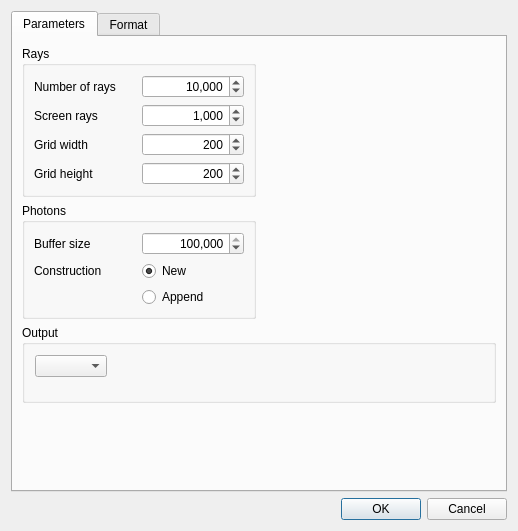
<?xml version="1.0" encoding="UTF-8"?>
<ui version="4.0">
 <class>RayTracingDialog</class>
 <widget class="QDialog" name="RayTracingDialog">
  <property name="geometry">
   <rect>
    <x>0</x>
    <y>0</y>
    <width>518</width>
    <height>531</height>
   </rect>
  </property>
  <property name="windowTitle">
   <string>Ray tracing</string>
  </property>
  <layout class="QVBoxLayout" name="mainLayout">
   <item>
    <widget class="QTabWidget" name="tabWidget">
     <property name="currentIndex">
      <number>0</number>
     </property>
     <widget class="QWidget" name="parameters">
      <attribute name="title">
       <string>Parameters</string>
      </attribute>
      <layout class="QGridLayout" name="gridLayout" columnstretch="0,0">
       <item row="4" column="0">
        <spacer name="verticalSpacer">
         <property name="orientation">
          <enum>Qt::Vertical</enum>
         </property>
         <property name="sizeHint" stdset="0">
          <size>
           <width>20</width>
           <height>40</height>
          </size>
         </property>
        </spacer>
       </item>
       <item row="1" column="0">
        <widget class="QGroupBox" name="raysGroup">
         <property name="title">
          <string>Rays</string>
         </property>
         <layout class="QGridLayout" name="gridLayout_5">
          <item row="1" column="1">
           <widget class="QSpinBox" name="raysScreenSpin">
            <property name="alignment">
             <set>Qt::AlignRight|Qt::AlignTrailing|Qt::AlignVCenter</set>
            </property>
            <property name="showGroupSeparator" stdset="0">
             <bool>true</bool>
            </property>
            <property name="maximum">
             <number>1000000</number>
            </property>
            <property name="value">
             <number>1000</number>
            </property>
           </widget>
          </item>
          <item row="4" column="0">
           <widget class="QLabel" name="raysPlaneHeightLabel">
            <property name="text">
             <string>Grid height</string>
            </property>
           </widget>
          </item>
          <item row="1" column="0">
           <widget class="QLabel" name="raysScreenLabel">
            <property name="text">
             <string>Screen rays</string>
            </property>
           </widget>
          </item>
          <item row="3" column="1">
           <widget class="QSpinBox" name="raysPlaneWidthSpin">
            <property name="alignment">
             <set>Qt::AlignRight|Qt::AlignTrailing|Qt::AlignVCenter</set>
            </property>
            <property name="minimum">
             <number>1</number>
            </property>
            <property name="maximum">
             <number>5000</number>
            </property>
            <property name="singleStep">
             <number>50</number>
            </property>
            <property name="value">
             <number>200</number>
            </property>
           </widget>
          </item>
          <item row="3" column="0">
           <widget class="QLabel" name="raysPlaneWidthLabel">
            <property name="text">
             <string>Grid width</string>
            </property>
           </widget>
          </item>
          <item row="4" column="1">
           <widget class="QSpinBox" name="raysPlaneHeightSpin">
            <property name="alignment">
             <set>Qt::AlignRight|Qt::AlignTrailing|Qt::AlignVCenter</set>
            </property>
            <property name="minimum">
             <number>1</number>
            </property>
            <property name="maximum">
             <number>5000</number>
            </property>
            <property name="singleStep">
             <number>50</number>
            </property>
            <property name="value">
             <number>200</number>
            </property>
           </widget>
          </item>
          <item row="0" column="1">
           <widget class="QSpinBox" name="raysNumberSpin">
            <property name="alignment">
             <set>Qt::AlignRight|Qt::AlignTrailing|Qt::AlignVCenter</set>
            </property>
            <property name="showGroupSeparator" stdset="0">
             <bool>true</bool>
            </property>
            <property name="minimum">
             <number>1</number>
            </property>
            <property name="maximum">
             <number>999999999</number>
            </property>
            <property name="singleStep">
             <number>10000</number>
            </property>
            <property name="value">
             <number>10000</number>
            </property>
           </widget>
          </item>
          <item row="0" column="0">
           <widget class="QLabel" name="raysNumberLabel">
            <property name="text">
             <string>Number of rays</string>
            </property>
           </widget>
          </item>
         </layout>
        </widget>
       </item>
       <item row="3" column="0" colspan="2">
        <widget class="QGroupBox" name="outputGroup">
         <property name="title">
          <string>Output</string>
         </property>
         <layout class="QGridLayout" name="typeStoreLayout">
          <property name="leftMargin">
           <number>10</number>
          </property>
          <property name="topMargin">
           <number>10</number>
          </property>
          <property name="rightMargin">
           <number>10</number>
          </property>
          <property name="bottomMargin">
           <number>10</number>
          </property>
          <property name="spacing">
           <number>10</number>
          </property>
          <item row="0" column="0">
           <widget class="QComboBox" name="storeTypeCombo"/>
          </item>
          <item row="0" column="1">
           <spacer name="horizontalSpacer">
            <property name="orientation">
             <enum>Qt::Horizontal</enum>
            </property>
            <property name="sizeHint" stdset="0">
             <size>
              <width>40</width>
              <height>20</height>
             </size>
            </property>
           </spacer>
          </item>
          <item row="2" column="0" colspan="2">
           <widget class="QStackedWidget" name="parametersWidget"/>
          </item>
         </layout>
        </widget>
       </item>
       <item row="2" column="0">
        <widget class="QGroupBox" name="photonGroup">
         <property name="title">
          <string>Photons</string>
         </property>
         <layout class="QGridLayout" name="gridLayout_3">
          <item row="1" column="1">
           <widget class="QRadioButton" name="photonBufferNewRadio">
            <property name="text">
             <string>New</string>
            </property>
            <property name="checked">
             <bool>true</bool>
            </property>
           </widget>
          </item>
          <item row="1" column="0">
           <widget class="QLabel" name="photonBufferLabel">
            <property name="text">
             <string>Construction</string>
            </property>
           </widget>
          </item>
          <item row="0" column="0">
           <widget class="QLabel" name="photonBufferSizeLabel">
            <property name="text">
             <string>Buffer size</string>
            </property>
           </widget>
          </item>
          <item row="0" column="1">
           <widget class="QSpinBox" name="photonBufferSizeSpin">
            <property name="alignment">
             <set>Qt::AlignRight|Qt::AlignTrailing|Qt::AlignVCenter</set>
            </property>
            <property name="showGroupSeparator" stdset="0">
             <bool>true</bool>
            </property>
            <property name="minimum">
             <number>1</number>
            </property>
            <property name="maximum">
             <number>99999999</number>
            </property>
            <property name="singleStep">
             <number>100000</number>
            </property>
            <property name="value">
             <number>1000000</number>
            </property>
           </widget>
          </item>
          <item row="2" column="1">
           <widget class="QRadioButton" name="photonBufferAppendRadio">
            <property name="text">
             <string>Append</string>
            </property>
           </widget>
          </item>
         </layout>
        </widget>
       </item>
      </layout>
     </widget>
     <widget class="QWidget" name="format">
      <attribute name="title">
       <string>Format</string>
      </attribute>
      <layout class="QVBoxLayout" name="verticalLayout_2" stretch="1,0">
       <item>
        <widget class="QGroupBox" name="surfacesGroup">
         <property name="title">
          <string>Surfaces</string>
         </property>
         <layout class="QGridLayout" name="gridLayout_2">
          <item row="3" column="1" rowspan="5">
           <widget class="QListWidget" name="surfacesListWidget"/>
          </item>
          <item row="2" column="0">
           <widget class="QRadioButton" name="surfaceSelectedRadio">
            <property name="text">
             <string>Selected</string>
            </property>
            <property name="checked">
             <bool>false</bool>
            </property>
            <property name="autoExclusive">
             <bool>true</bool>
            </property>
           </widget>
          </item>
          <item row="1" column="0">
           <widget class="QRadioButton" name="surfaceAllRadio">
            <property name="text">
             <string>All</string>
            </property>
            <property name="checked">
             <bool>true</bool>
            </property>
           </widget>
          </item>
          <item row="4" column="3">
           <widget class="QPushButton" name="surfaceDeleteButton">
            <property name="enabled">
             <bool>false</bool>
            </property>
            <property name="text">
             <string>Delete</string>
            </property>
           </widget>
          </item>
          <item row="3" column="3">
           <widget class="QPushButton" name="surfaceAddButton">
            <property name="enabled">
             <bool>false</bool>
            </property>
            <property name="sizePolicy">
             <sizepolicy hsizetype="Fixed" vsizetype="Fixed">
              <horstretch>0</horstretch>
              <verstretch>0</verstretch>
             </sizepolicy>
            </property>
            <property name="text">
             <string>Add...</string>
            </property>
            <property name="checkable">
             <bool>false</bool>
            </property>
            <property name="autoExclusive">
             <bool>false</bool>
            </property>
           </widget>
          </item>
          <item row="6" column="3">
           <spacer name="verticalSpacer_2">
            <property name="orientation">
             <enum>Qt::Vertical</enum>
            </property>
            <property name="sizeHint" stdset="0">
             <size>
              <width>20</width>
              <height>40</height>
             </size>
            </property>
           </spacer>
          </item>
         </layout>
        </widget>
       </item>
       <item>
        <widget class="QGroupBox" name="photonsGroup">
         <property name="title">
          <string>Photons</string>
         </property>
         <layout class="QGridLayout" name="gridLayout_4">
          <item row="1" column="0">
           <widget class="QCheckBox" name="saveCoordinatesCheck">
            <property name="text">
             <string>Coordinates</string>
            </property>
            <property name="checked">
             <bool>true</bool>
            </property>
           </widget>
          </item>
          <item row="7" column="0">
           <widget class="QCheckBox" name="saveSurfaceCheck">
            <property name="text">
             <string>Surface identifier</string>
            </property>
            <property name="checked">
             <bool>true</bool>
            </property>
           </widget>
          </item>
          <item row="8" column="0" colspan="3">
           <widget class="QCheckBox" name="saveSideCheck">
            <property name="text">
             <string>Surface side</string>
            </property>
            <property name="checked">
             <bool>true</bool>
            </property>
           </widget>
          </item>
          <item row="9" column="0" colspan="3">
           <widget class="QCheckBox" name="savePhotonsCheck">
            <property name="text">
             <string>Previous and next photon identifiers</string>
            </property>
            <property name="checked">
             <bool>true</bool>
            </property>
           </widget>
          </item>
          <item row="3" column="0">
           <layout class="QVBoxLayout" name="verticalLayout">
            <property name="leftMargin">
             <number>24</number>
            </property>
            <item>
             <widget class="QRadioButton" name="saveGlobalRadio">
              <property name="text">
               <string>Global</string>
              </property>
              <property name="checked">
               <bool>true</bool>
              </property>
             </widget>
            </item>
            <item>
             <widget class="QRadioButton" name="saveLocalRadio">
              <property name="text">
               <string>Local</string>
              </property>
             </widget>
            </item>
           </layout>
          </item>
         </layout>
        </widget>
       </item>
      </layout>
     </widget>
    </widget>
   </item>
   <item>
    <widget class="QDialogButtonBox" name="buttonBox">
     <property name="standardButtons">
      <set>QDialogButtonBox::Cancel|QDialogButtonBox::Ok</set>
     </property>
    </widget>
   </item>
  </layout>
 </widget>
 <resources/>
 <connections>
  <connection>
   <sender>buttonBox</sender>
   <signal>accepted()</signal>
   <receiver>RayTracingDialog</receiver>
   <slot>accept()</slot>
   <hints>
    <hint type="sourcelabel">
     <x>403</x>
     <y>521</y>
    </hint>
    <hint type="destinationlabel">
     <x>428</x>
     <y>229</y>
    </hint>
   </hints>
  </connection>
  <connection>
   <sender>buttonBox</sender>
   <signal>rejected()</signal>
   <receiver>RayTracingDialog</receiver>
   <slot>reject()</slot>
   <hints>
    <hint type="sourcelabel">
     <x>425</x>
     <y>521</y>
    </hint>
    <hint type="destinationlabel">
     <x>445</x>
     <y>273</y>
    </hint>
   </hints>
  </connection>
  <connection>
   <sender>saveCoordinatesCheck</sender>
   <signal>toggled(bool)</signal>
   <receiver>saveGlobalRadio</receiver>
   <slot>setEnabled(bool)</slot>
   <hints>
    <hint type="sourcelabel">
     <x>177</x>
     <y>352</y>
    </hint>
    <hint type="destinationlabel">
     <x>176</x>
     <y>376</y>
    </hint>
   </hints>
  </connection>
  <connection>
   <sender>saveCoordinatesCheck</sender>
   <signal>toggled(bool)</signal>
   <receiver>saveLocalRadio</receiver>
   <slot>setEnabled(bool)</slot>
   <hints>
    <hint type="sourcelabel">
     <x>177</x>
     <y>352</y>
    </hint>
    <hint type="destinationlabel">
     <x>176</x>
     <y>399</y>
    </hint>
   </hints>
  </connection>
  <connection>
   <sender>surfaceAllRadio</sender>
   <signal>toggled(bool)</signal>
   <receiver>savePhotonsCheck</receiver>
   <slot>setEnabled(bool)</slot>
   <hints>
    <hint type="sourcelabel">
     <x>61</x>
     <y>71</y>
    </hint>
    <hint type="destinationlabel">
     <x>209</x>
     <y>462</y>
    </hint>
   </hints>
  </connection>
  <connection>
   <sender>surfaceSelectedRadio</sender>
   <signal>toggled(bool)</signal>
   <receiver>surfaceAddButton</receiver>
   <slot>setEnabled(bool)</slot>
   <hints>
    <hint type="sourcelabel">
     <x>62</x>
     <y>93</y>
    </hint>
    <hint type="destinationlabel">
     <x>463</x>
     <y>125</y>
    </hint>
   </hints>
  </connection>
  <connection>
   <sender>surfaceSelectedRadio</sender>
   <signal>toggled(bool)</signal>
   <receiver>surfaceDeleteButton</receiver>
   <slot>setEnabled(bool)</slot>
   <hints>
    <hint type="sourcelabel">
     <x>75</x>
     <y>97</y>
    </hint>
    <hint type="destinationlabel">
     <x>451</x>
     <y>154</y>
    </hint>
   </hints>
  </connection>
 </connections>
</ui>
